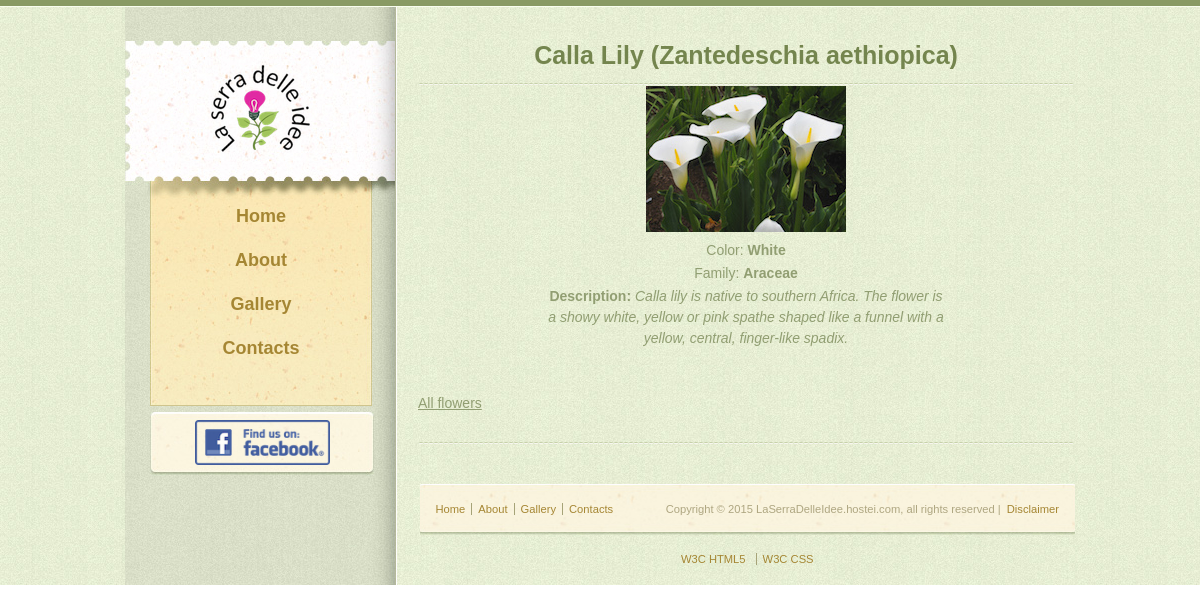
/craft_view.php?id=11, run on the app's committed database.
### tables this page shows
CREATE TABLE `t_Flowers` (
  `FlowerID` int(4) unsigned NOT NULL AUTO_INCREMENT,
  `Name` varchar(50) NOT NULL,
  `Family` varchar(50) NOT NULL,
  `Color` varchar(30) NOT NULL,
  `Description` text,
  `Picture` varchar(200) NOT NULL,
  `CreatedDateTime` timestamp NULL DEFAULT NULL,
  `CreatedBy` varchar(50) NOT NULL DEFAULT 'Stefano',
  `LastModifiedDateTime` timestamp NOT NULL DEFAULT CURRENT_TIMESTAMP ON UPDATE CURRENT_TIMESTAMP,
  `LastModifiedBy` varchar(50) NOT NULL DEFAULT 'Stefano',
  PRIMARY KEY (`FlowerID`)
);

### craft_view.php (the view, shortened to what this page needs)
<?php
require 'include/config.php';
if(isset($_GET['id']) && (int)$_GET['id'] > 0){
	 $myID = (int)$_GET['id'];
}else{
	header("Location:craft_list.php");
}
$sql = "select Name,Color,Family,Description,Picture from t_Flowers where FlowerID = " . $myID;
$foundRecord = FALSE;
$iConn = @mysqli_connect(DB_HOST,DB_USER,DB_PASSWORD,DB_NAME) or die(myerror(__FILE__,__LINE__,mysqli_connect_error()));
$result = mysqli_query($iConn,$sql) or die(myerror(__FILE__,__LINE__,mysqli_error($iConn)));
if(mysqli_num_rows($result) > 0)
{
    $foundRecord = TRUE;
    $row = mysqli_fetch_assoc($result);
    $Name = dbOut($row['Name']);
    $Color = dbOut($row['Color']);
    $Family = dbOut($row['Family']);
    $Picture = dbOut($row['Picture']);
    $Description = dbOut($row['Description']);
}
?>
<!DOCTYPE html>
<html>
    <?php include "include/head_inc.php"; ?>
    <body>
		<div class="background">
			<div class="page">
            <?php include "include/header_inc.php"; ?>
           	<section>
<?php
if($foundRecord)
{
?>
	<article>
<div id="gallery">
    <div><h1 align="center"><?=$Name;?></h1>
	<table align="center" style="width:400px; border-collapse:collapse;">
        <tr><td align="center">   <img src="<?=$Picture;?>" />                  </td></tr>
        <tr><td align="center">   Color: <b><?=$Color;?></b>                    </td></tr>
        <tr><td align="center">   Family: <b><?=$Family;?></b>                  </td></tr>
        <tr><td align="center">   <b>Description: </b><i><?=$Description;?></i> </td></tr>
	</table>
        <br>
    <p align="center"><a href="craft_list.php">All flowers</a></p>
<?php
}else{
    echo '<h2 align="center">What! No such flower? There must be a mistake!!</h2>';
    echo '<p align="center"><a href="craft_list.php">Another flower?</a></p>';
}
?>
        </div>
</div>
</article>
            </section>
            <?php include "include/footer_inc.php"; ?>
			</div>
		</div>
	</body>
</html>

### css/style.css (style rules this page uses)
body { margin:0; background:url(../images/top-bar.gif) repeat-x; position:relative; }
.background { position:relative; margin:7px 0 0; background:url(../images/bg-body.jpg); z-index:0; }
.page { width: 950px; background:url(../images/bg-page.jpg) repeat-y; margin:0 auto; padding:34px 0 0; overflow:hidden; }
section { float:left; padding:0 0 0 23px; }
section article div { background:url(../images/border-dashed.gif) repeat-x left bottom; padding:0 0 7px; }
section article div p, section article div#about p, section article div#contacts p, section article div#gallery p, section article div#contacts div form { width:656px; font-family:arial; font-size:14px; color:#919e72; text-align:justify; margin:25px 0 0; line-height:21px; }
section article table tr td { width:656px; font-family:arial; font-size:14px; color:#919e72; text-align:justify; margin:25px 0 0; line-height:21px; text-align: center; }
section article div p span a, section article div p a, section article div#about p a, section article div#gallery p a, section article div#contacts p a { color:#919e72; }
section article div#about h1, section article div#blog div h1, section article div#gallery div h1, section article div#contacts div h1 { font-family:arial; font-size:25px; font-weight:bold; margin:0; color:#74854e; background:url(../images/border-dashed.gif) repeat-x left bottom; padding:0 0 15px; width:656px; }
section article div#gallery { background:none; }
section article div#gallery div { padding:0 0 30px; overflow:hidden; }

### data on the page
t_flowers: Name "Calla Lily (Zantedeschia aethiopica)", Picture (picture), Color "White", Family "Araceae", Description "Calla lily is native to southern Africa. The flower is a showy white, yellow or pink spathe shaped like a funnel with a yellow, central, finger-like spadix."

### other printed values
$text "Home"
$text "About"
$text "Gallery"
$text "Contacts"
$siteName "LaSerraDelleIdee.hostei.com"
